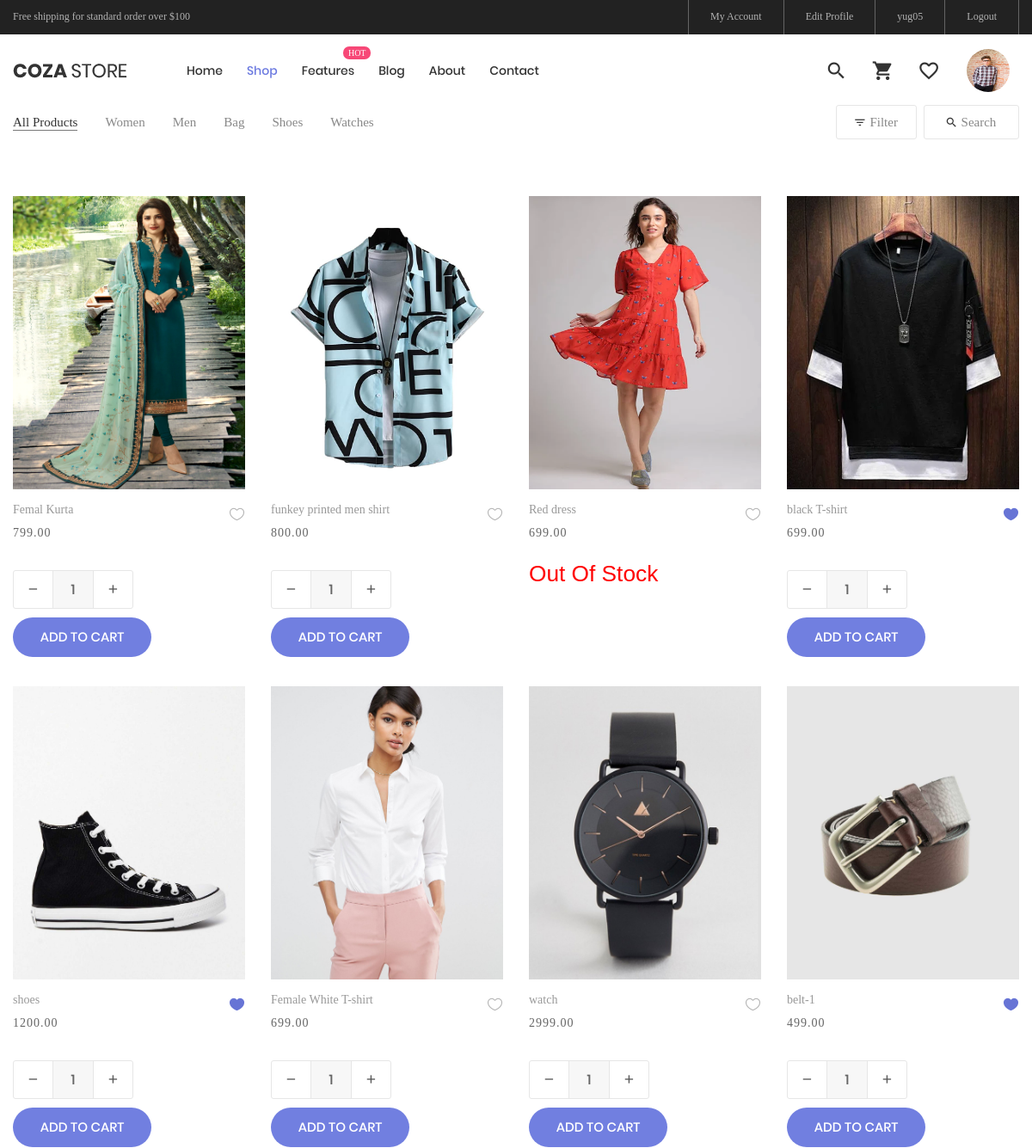
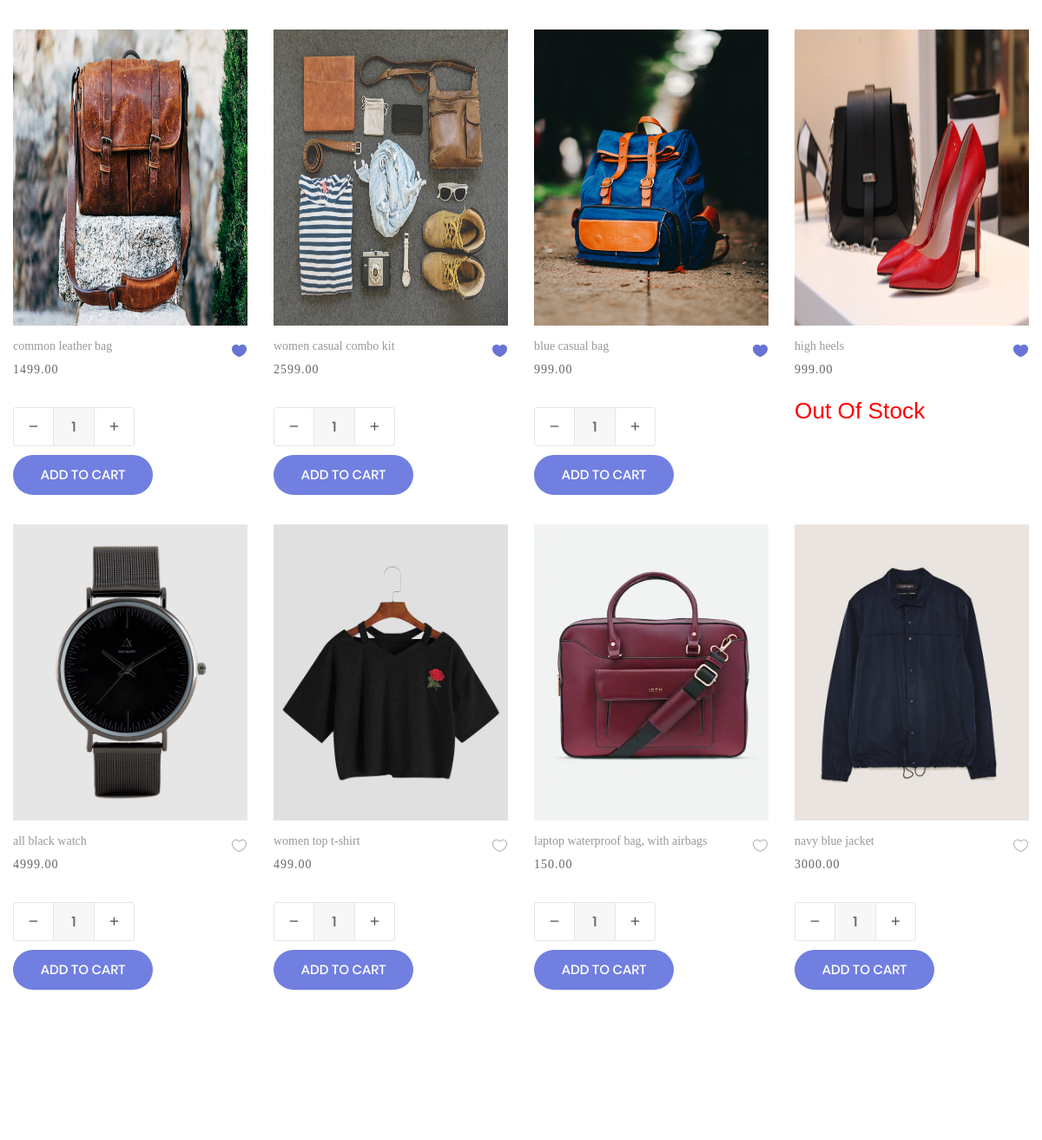
Page /product/ (signed in, upper part) on the earlier database version (2 pictures, top to bottom).
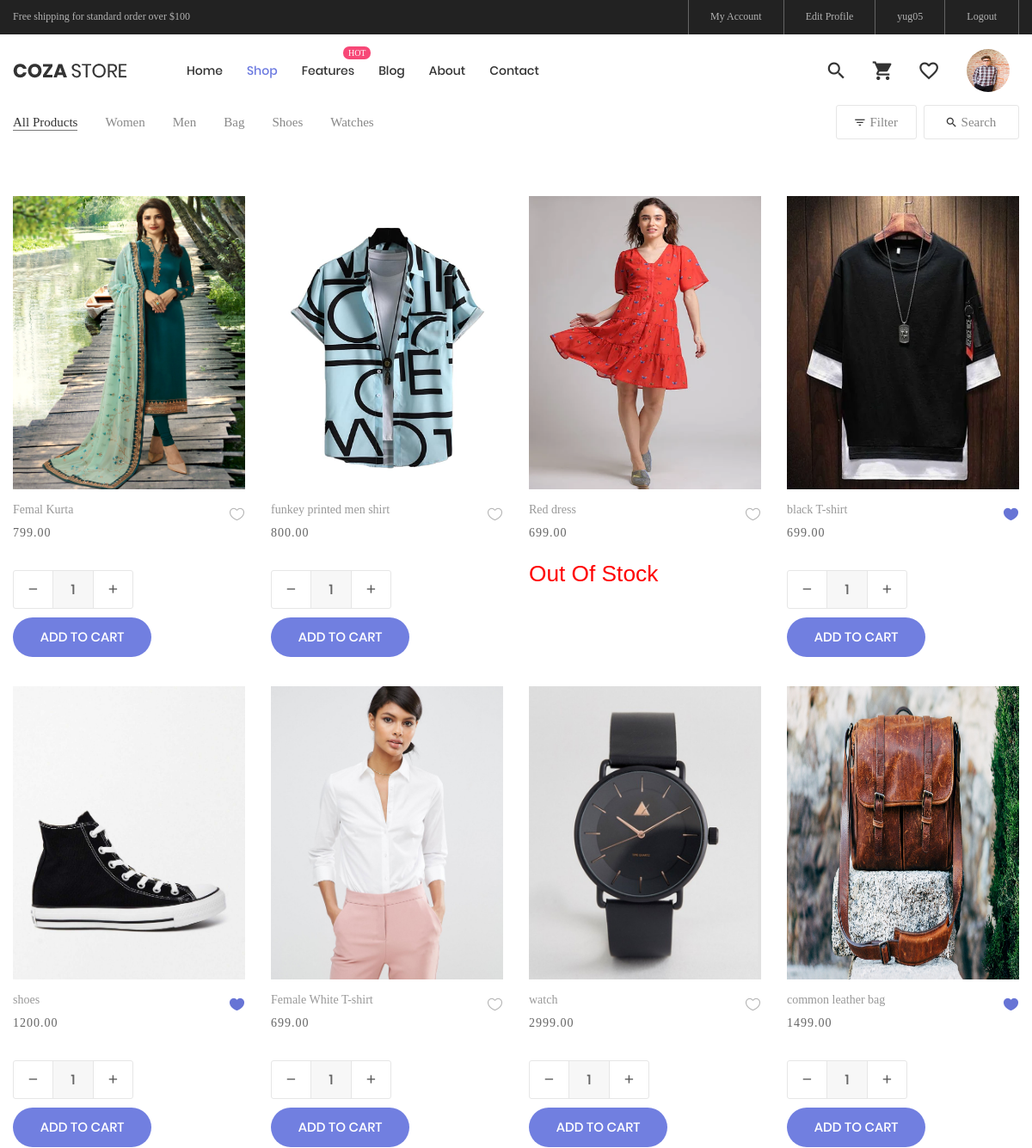
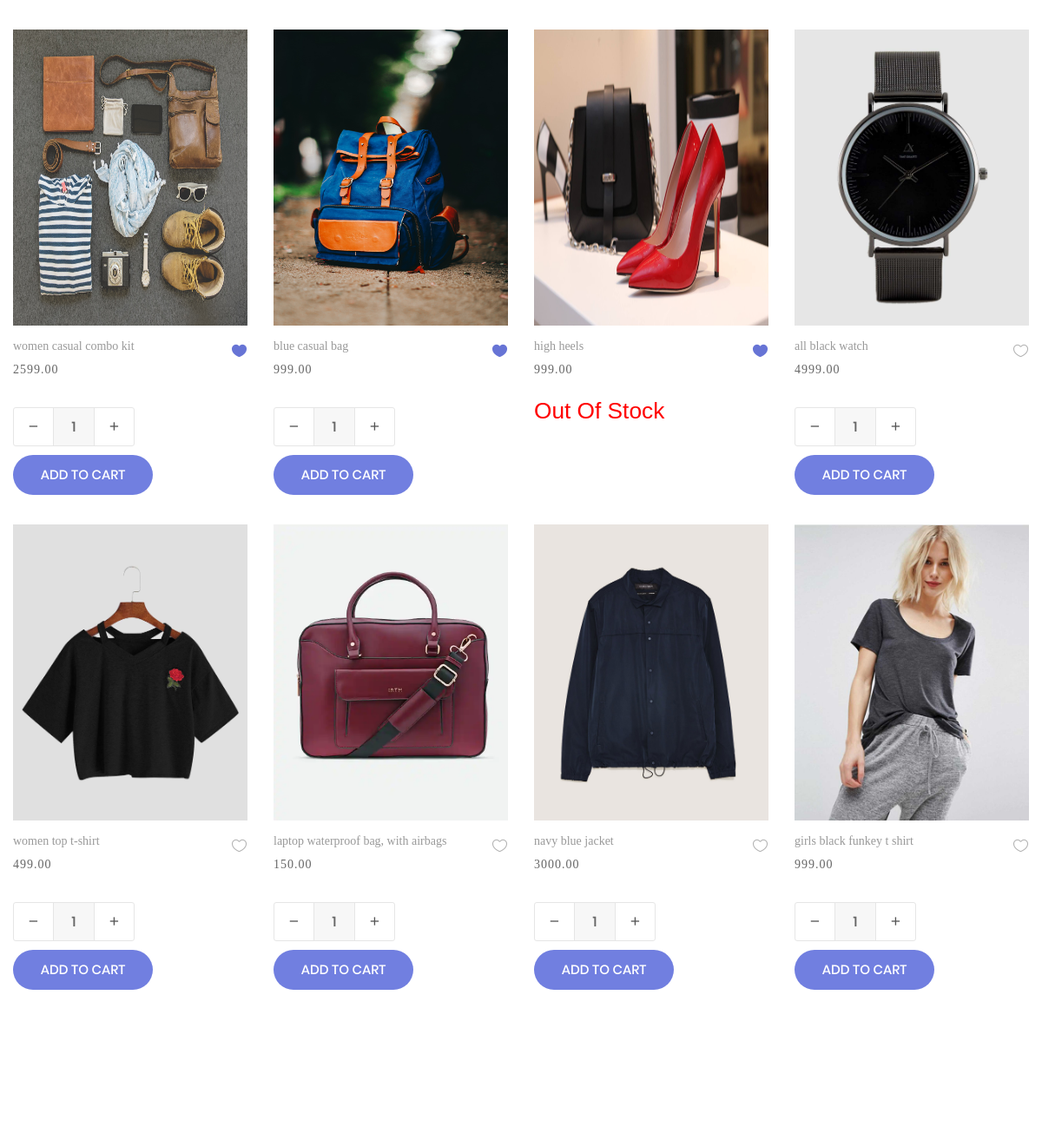
Same page on the later database version (2 pictures, top to bottom).
### seller/models.py (models this page shows, shortened)
class Product(models.Model):
    product_choice = [
        ('men','men'),
        ('women','women'),
        ('shoes','shoes'),
        ('watches','watches'),
        ('bag','bag')
    ]
    product_name = models.CharField(max_length=150)
    price = models.DecimalField(max_digits=8,decimal_places=2,default=10)
    des = models.TextField(max_length=500)
    product_stock = models.IntegerField(default=0)
    product_pic = models.FileField(upload_to='product_images',default='pro.jpg')
    seller = models.ForeignKey(Seller,on_delete=models.CASCADE)
    category = models.CharField(max_length = 10, choices=product_choice,null=True,blank=True)

### buyer/views.py (the view, shortened to what this page needs)
# urls.py: path('product/', product, name='product'),
def product(request):
    wishlist_products.clear()
    cartlist_products.clear()
    all_product_objs = Product.objects.all()
    try:
        buyer_obj = Buyer.objects.get(email=request.session['email'])
        wishlist_objs = Wishlist.objects.filter(buyer=buyer_obj)
        cart_objs = Cart.objects.filter(buyer=buyer_obj)
        wish_len = len(wishlist_objs)
        cart_len = len(cart_objs)
        for i in range(0, wish_len+cart_len):
            if i >= wish_len and i >= cart_len:
                break
            else:
                if i >= cart_len:
                    pass
                if i >= wish_len:
                    pass
                else:
                    try:
                        buyer_wishlist_obj = Wishlist.objects.filter(
                            buyer=buyer_obj).get(product=wishlist_objs[i].product)
                        wishlist_products.append(buyer_wishlist_obj.product)
                    except:
                        try:
                            wishlist_products.remove(wishlist_objs[i].product)
                        except:
                            pass
        return render(request, 'product.html', {'buyer_data': buyer_obj, 'all_product_objs': all_product_objs,
                                                'all_product_objs_len': len(all_product_objs), 'cartlist_products': cartlist_products, 'wishlist_products': wishlist_products})
    except:
        return render(request, 'login.html', {'msg': 'please login first', 'all_product_objs': all_product_objs})

### buyer/templates/product.html (shortened to what this page needs)
{% extends "main.html" %}
{% load static %}
{% block content %}
	<br><br>
	<div class="bg0 m-t-23 p-b-140">
		<div class="container">
			<div class="flex-w flex-sb-m p-b-52">
				<div class="flex-w flex-l-m filter-tope-group m-tb-10">
					<button class="stext-106 cl6 hov1 bor3 trans-04 m-r-32 m-tb-5 how-active1" data-filter="*">
						All Products
					</button>
					<button class="stext-106 cl6 hov1 bor3 trans-04 m-r-32 m-tb-5" data-filter=".women">
						Women
					</button>
					<button class="stext-106 cl6 hov1 bor3 trans-04 m-r-32 m-tb-5" data-filter=".men">
						Men
					</button>
					<button class="stext-106 cl6 hov1 bor3 trans-04 m-r-32 m-tb-5" data-filter=".bag">
						Bag
					</button>
					<button class="stext-106 cl6 hov1 bor3 trans-04 m-r-32 m-tb-5" data-filter=".shoes">
						Shoes
					</button>
					<button class="stext-106 cl6 hov1 bor3 trans-04 m-r-32 m-tb-5" data-filter=".watches">
						Watches
					</button>
				</div>
				<div class="flex-w flex-c-m m-tb-10">
					<div class="flex-c-m stext-106 cl6 size-104 bor4 pointer hov-btn3 trans-04 m-r-8 m-tb-4 js-show-filter">
						<i class="icon-filter cl2 m-r-6 fs-15 trans-04 zmdi zmdi-filter-list"></i>
						 Filter
					</div>
					<div class="flex-c-m stext-106 cl6 size-105 bor4 pointer hov-btn3 trans-04 m-tb-4 js-show-search">
						<i class="icon-search cl2 m-r-6 fs-15 trans-04 zmdi zmdi-search"></i>
						Search
					</div>
				</div>
			</div>
			<div class="row isotope-grid">
				{% for single_product in all_product_objs %}
				<div class="col-sm-6 col-md-4 col-lg-3 p-b-35 isotope-item {{single_product.category}}">
					<div class="block2">
						<div class="block2-pic hov-img0">
							<img src="{{single_product.product_pic.url}}" height="341px" alt="IMG-PRODUCT">
						</div>
						<div class="block2-txt flex-w flex-t p-t-14">
							<div class="block2-txt-child1 flex-col-l ">
								<a href="{% url 'product_detail' %}" class="stext-104 cl4 hov-cl1 trans-04 js-name-b2 p-b-6">
									{{single_product.product_name}}
								</a>
								<span class="stext-105 cl3">
									{{single_product.price}}
								</span>
							</div>
							<div class="block2-txt-child2 flex-r p-t-3">
								{% if single_product in wishlist_products %}
								<a href="{% url 'remove_from_wishlist' single_product.id 'product' %}"><img src="{% static 'images/icons/icon-heart-02.png' %}" alt="ICON"></a>
								{% else %}
								<a href="{% url 'add_to_wishlist' single_product.id %}"><img src="{% static 'images/icons/icon-heart-01.png' %}" alt="ICON"></a>
								{% endif %}
							</div>
						</div>
					</div>
					<br>
					<div class="size-204 flex-w flex-m respon6-next">
{% if single_product.product_stock %}
								{% if single_product in cartlist_products %}
								<a href="{% url 'shoping_cart' %}"><button class="flex-c-m stext-101 cl0 size-101 bg3 bor1 hov-btn1 p-lr-15 trans-04 btn btn-secondary">
									Go to cart
								</button>
							</a>
							{% else %}
		<form action="{% url 'add_to_cart' single_product.id 'product' %}" method="post">
							<div class="wrap-num-product flex-w m-r-20 m-tb-10">
								<div class="btn-num-product-down cl8 hov-btn3 trans-04 flex-c-m">
									<i class="fs-16 zmdi zmdi-minus"></i>
								</div>
								<input class="mtext-104 cl3 txt-center num-product" type="number" name="quantity" value="1">
								<div class="btn-num-product-up cl8 hov-btn3 trans-04 flex-c-m">
									<i class="fs-16 zmdi zmdi-plus"></i>
								</div>
							</div>
							<a href="{% url 'add_to_cart' single_product.id 'product' %}"><button class="flex-c-m stext-101 cl0 size-101 bg1 bor1 hov-btn1 p-lr-15 trans-04 js-addcart-detail">
								Add to cart
							</button>
							</a>
						</form>
						{% endif %}
			{% else %}
			<h3  style="color: red;" >Out Of Stock</h3>
			{% endif %}
					</div>
				</div>
				{% endfor %}
			</div>
		</div>
	</div>
	{% endblock %}

Differences in the rows shown:
removed Product: product_pic (picture), product_name "belt-1", price "499.00"
added Product: product_pic (picture), product_name "girls black funkey t shirt", price "999.00"
